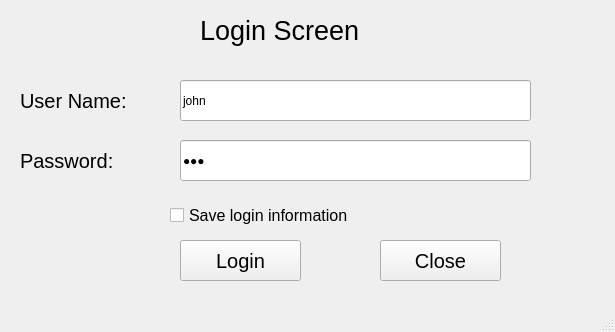
<?xml version="1.0" encoding="UTF-8"?>
<ui version="4.0">
 <class>MainWindow</class>
 <widget class="QMainWindow" name="MainWindow">
  <property name="geometry">
   <rect>
    <x>0</x>
    <y>0</y>
    <width>615</width>
    <height>332</height>
   </rect>
  </property>
  <property name="windowTitle">
   <string>MainWindow</string>
  </property>
  <widget class="QWidget" name="centralwidget">
   <widget class="QLabel" name="label">
    <property name="geometry">
     <rect>
      <x>200</x>
      <y>0</y>
      <width>201</width>
      <height>61</height>
     </rect>
    </property>
    <property name="font">
     <font>
      <pointsize>20</pointsize>
     </font>
    </property>
    <property name="text">
     <string>Login Screen</string>
    </property>
   </widget>
   <widget class="QLabel" name="label_2">
    <property name="geometry">
     <rect>
      <x>20</x>
      <y>70</y>
      <width>151</width>
      <height>61</height>
     </rect>
    </property>
    <property name="font">
     <font>
      <pointsize>15</pointsize>
     </font>
    </property>
    <property name="text">
     <string>User Name:</string>
    </property>
   </widget>
   <widget class="QLineEdit" name="lineEditUserName">
    <property name="geometry">
     <rect>
      <x>180</x>
      <y>80</y>
      <width>351</width>
      <height>41</height>
     </rect>
    </property>
    <property name="text">
     <string>john</string>
    </property>
   </widget>
   <widget class="QLabel" name="label_3">
    <property name="geometry">
     <rect>
      <x>20</x>
      <y>130</y>
      <width>151</width>
      <height>61</height>
     </rect>
    </property>
    <property name="font">
     <font>
      <pointsize>15</pointsize>
     </font>
    </property>
    <property name="text">
     <string>Password:</string>
    </property>
   </widget>
   <widget class="QLineEdit" name="lineEditPassword">
    <property name="geometry">
     <rect>
      <x>180</x>
      <y>140</y>
      <width>351</width>
      <height>41</height>
     </rect>
    </property>
    <property name="text">
     <string>123</string>
    </property>
    <property name="echoMode">
     <enum>QLineEdit::Password</enum>
    </property>
   </widget>
   <widget class="QCheckBox" name="checkBox">
    <property name="geometry">
     <rect>
      <x>170</x>
      <y>200</y>
      <width>261</width>
      <height>31</height>
     </rect>
    </property>
    <property name="font">
     <font>
      <pointsize>12</pointsize>
     </font>
    </property>
    <property name="text">
     <string>Save login information</string>
    </property>
   </widget>
   <widget class="QPushButton" name="pushButtonLogin">
    <property name="geometry">
     <rect>
      <x>180</x>
      <y>240</y>
      <width>121</width>
      <height>41</height>
     </rect>
    </property>
    <property name="font">
     <font>
      <pointsize>15</pointsize>
     </font>
    </property>
    <property name="text">
     <string>Login</string>
    </property>
   </widget>
   <widget class="QPushButton" name="pushButtonClose">
    <property name="geometry">
     <rect>
      <x>380</x>
      <y>240</y>
      <width>121</width>
      <height>41</height>
     </rect>
    </property>
    <property name="font">
     <font>
      <pointsize>15</pointsize>
     </font>
    </property>
    <property name="text">
     <string>Close</string>
    </property>
   </widget>
  </widget>
  <widget class="QMenuBar" name="menubar">
   <property name="geometry">
    <rect>
     <x>0</x>
     <y>0</y>
     <width>615</width>
     <height>26</height>
    </rect>
   </property>
  </widget>
  <widget class="QStatusBar" name="statusbar"/>
 </widget>
 <resources/>
 <connections/>
</ui>
